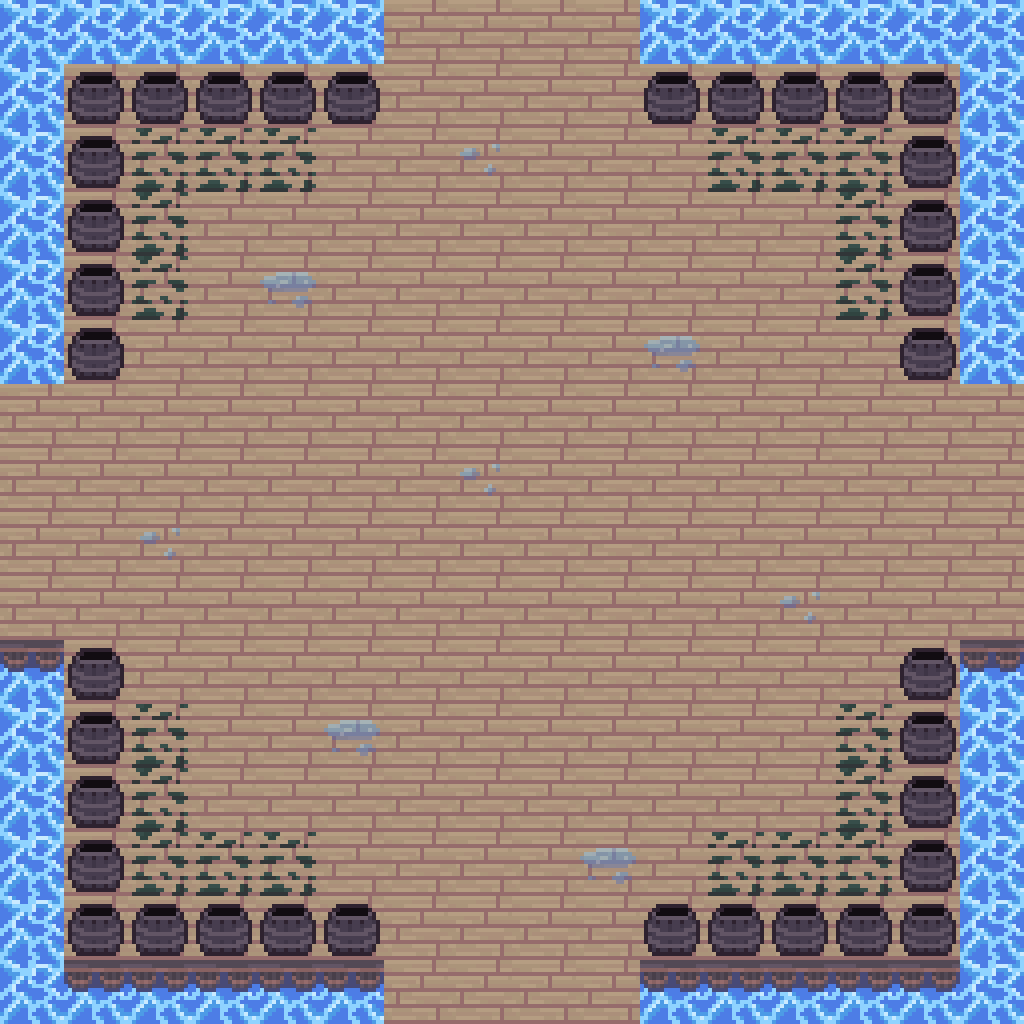

The image is a tile-based game level rendered from a .tmx file. Its description and complete source (layers, tilesets, objects, tile grids) follow:
An orthogonal 16x16 tile map with 64x64 px tiles, 2 tile layers (Floor, Borders).

<map version="1.10" tiledversion="1.11.0" orientation="orthogonal" renderorder="right-down" width="16" height="16" tilewidth="64" tileheight="64" infinite="0" nextlayerid="3" nextobjectid="1">
 <tileset firstgid="1" source="dock-tilesheet.tsx" />
 <layer id="1" name="Floor" width="16" height="16">
  <data encoding="csv">
9,9,9,9,9,9,9,9,9,9,9,9,9,9,9,9,
9,9,9,9,9,9,9,9,9,9,9,9,9,9,9,9,
9,9,5,5,5,9,9,10,9,9,9,5,5,5,9,9,
9,9,5,9,9,9,9,9,9,9,9,9,9,5,9,9,
9,9,5,9,6,9,9,9,9,9,9,9,9,5,9,9,
9,9,9,9,9,9,9,9,9,9,6,9,9,9,9,9,
9,9,9,9,9,9,9,9,9,9,9,9,9,9,9,9,
9,9,9,9,9,9,9,10,9,9,9,9,9,9,9,9,
9,9,10,9,9,9,9,9,9,9,9,9,9,9,9,9,
9,9,9,9,9,9,9,9,9,9,9,9,10,9,9,9,
9,9,9,9,9,9,9,9,9,9,9,9,9,9,9,9,
9,9,5,9,9,6,9,9,9,9,9,9,9,5,9,9,
9,9,5,9,9,9,9,9,9,9,9,9,9,5,9,9,
9,9,5,5,5,9,9,9,9,6,9,5,5,5,9,9,
9,9,9,9,9,9,9,9,9,9,9,9,9,9,9,9,
9,9,9,9,9,9,9,9,9,9,9,9,9,9,9,9
</data>
 </layer>
 <layer id="2" name="Borders" width="16" height="16">
  <data encoding="csv">
13,13,13,13,13,13,0,0,0,0,13,13,13,13,13,13,
13,1,1,1,1,1,0,0,0,0,1,1,1,1,1,13,
13,1,0,0,0,0,0,0,0,0,0,0,0,0,1,13,
13,1,0,0,0,0,0,0,0,0,0,0,0,0,1,13,
13,1,0,0,0,0,0,0,0,0,0,0,0,0,1,13,
13,1,0,0,0,0,0,0,0,0,0,0,0,0,1,13,
0,0,0,0,0,0,0,0,0,0,0,0,0,0,0,0,
0,0,0,0,0,0,0,0,0,0,0,0,0,0,0,0,
0,0,0,0,0,0,0,0,0,0,0,0,0,0,0,0,
0,0,0,0,0,0,0,0,0,0,0,0,0,0,0,0,
14,1,0,0,0,0,0,0,0,0,0,0,0,0,1,14,
13,1,0,0,0,0,0,0,0,0,0,0,0,0,1,13,
13,1,0,0,0,0,0,0,0,0,0,0,0,0,1,13,
13,1,0,0,0,0,0,0,0,0,0,0,0,0,1,13,
13,1,1,1,1,1,0,0,0,0,1,1,1,1,1,13,
13,14,14,14,14,14,0,0,0,0,14,14,14,14,14,13
</data>
 </layer>
</map>
